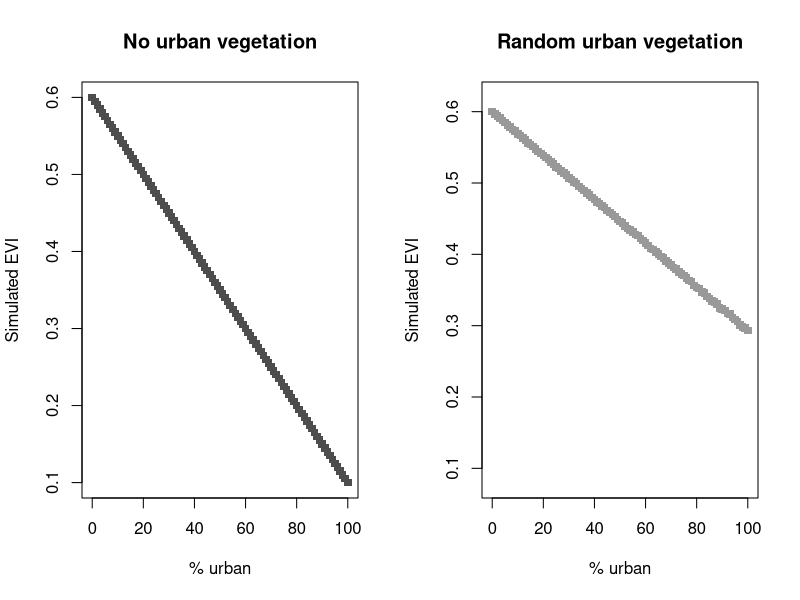
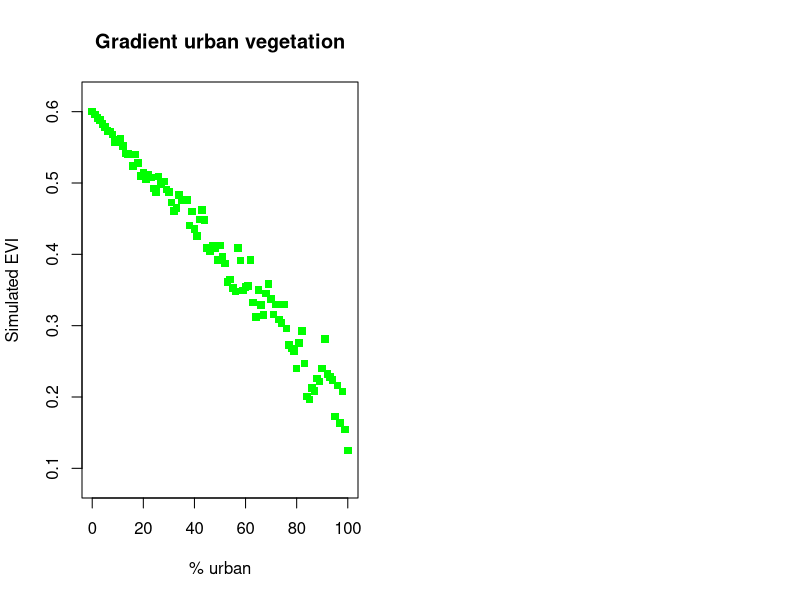

The R script that drew these images, in order:
urb1 <- c(rep(0.1, 10))
urb2 <- c(rep(0.1,5), rep(0.2,3), rep(0.5, 6))
veg <- rep(0.6, 10)

box <- list()
for(m in 0:100){ ## 101 bins from 0-100%, m is fraction urban
  a <- vector()
  for(j in 1:100){ ### number of pixels per bin
    pix <- vector()
    ufrac <- m/100*900
    vfrac <- 900-ufrac
    pix <- c(pix, sample(urb1, size = ufrac, replace=T))
    pix <- c(pix, sample(veg, size=vfrac, replace=T))
    a[j] <- mean(pix) # simulated landsat pixels EVI value
  }
  box[[m+1]] <- a
}

d <- unlist(lapply(box, FUN = median))
b <- seq(0, 100, by=1)
par(mfrow=c(1,2))
plot(b, d, col="gray30", main="No urban vegetation",
     ylab="Simulated EVI", xlab="% urban", pch=15)

### urban with some vegetation
box <- list()
for(m in 0:100){ ## 101 bins from 0-100%, m is fraction urban
  a <- vector()
  for(j in 1:100){ ### number of pixels per bin
    pix <- vector()
    ufrac <- m/100*900
    vfrac <- 900-ufrac
    pix <- c(pix, sample(urb2, size = ufrac, replace=T))
    pix <- c(pix, sample(veg, size=vfrac, replace=T))
    a[j] <- mean(pix) # simulated landsat pixels EVI value
  }
  box[[m+1]] <- a
}

d <- unlist(lapply(box, FUN = median))
b <- seq(0, 100, by=1)
plot(b, d, col="gray60", main="Random urban vegetation",
     ylab="Simulated EVI", xlab="% urban", pch=15,
     ylim=c(0.08, 0.62))
### so if urban contains patches of vegetation, the decline in EVI with urbanization is slower than you'd expect

## what if urban changes in veg fraction over its urbanization intensity?
## 3 urban classes: 0.1 (super developed), 0.35 (street tree), 0.52 (park/undev)
box <- list()
for(m in 0:100){ ## 101 bins from 0-100%, m is fraction urban
  a <- vector()
  urb3 <- rep(0.1, 10*(m+1)) ## start off with some fully barren
  urb3 <- c(urb3, rep(0.35, round((m+1)*5))) ## add in an increasing number
  if(m>30 & m<80){urb3 <- c(urb3, rep(0.5, 100-m))}
  urb3 <- sample(urb3, size=10)
  for(j in 1:1000){ ### number of pixels per bin
    pix <- vector()
    ufrac <- m/100*900
    vfrac <- 900-ufrac
    pix <- c(pix, sample(urb3, size = ufrac, replace=T))
    pix <- c(pix, sample(veg, size=vfrac, replace=T))
    a[j] <- mean(pix) # simulated landsat pixels EVI value
  }
  box[[m+1]] <- a
}

d <- unlist(lapply(box, FUN = median))
b <- seq(0, 100, by=1)
plot(b, d, col="green", main="Gradient urban vegetation",
     ylab="Simulated EVI", xlab="% urban", pch=15,
     ylim=c(0.08, 0.62))
